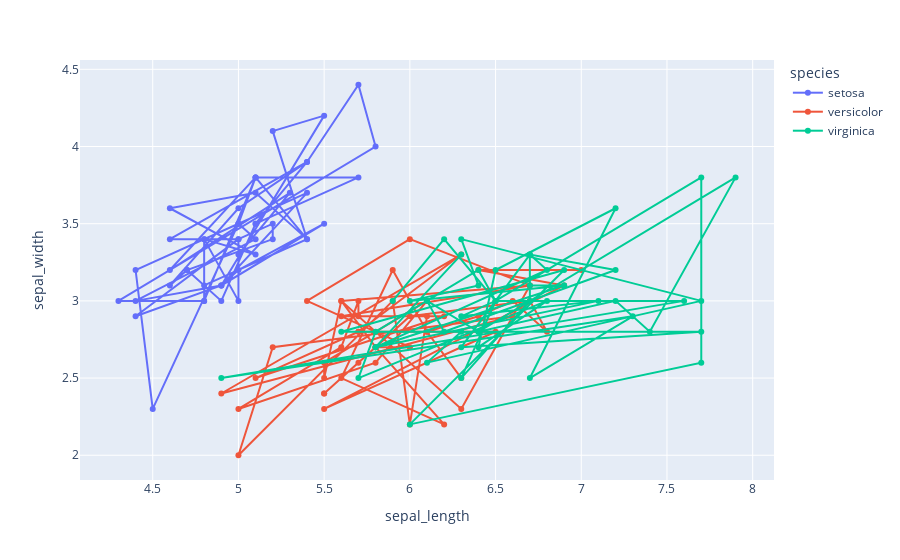

Notebook cell for this chart:
### Code cell
df = px.data.iris()
fig=px.line(df, x='sepal_length', y='sepal_width',
               color='species', markers=True)
fig.show()

### Figure 1 — Plotly figure (JSON) as saved in the notebook; plotly's stock layout.template omitted (floating-point values rounded to 4 significant figures)
{"data": [{"hovertemplate": "species=setosa<br>sepal_length=%{x}<br>sepal_width=%{y}<extra></extra>", "legendgroup": "setosa", "line": {"color": "#636efa", "dash": "solid"}, "marker": {"symbol": "circle"}, "mode": "lines+markers", "name": "setosa", "orientation": "v", "showlegend": true, "type": "scatter", "x": [5.1, 4.9, 4.7, 4.6, 5, 5.4, 4.6, 5, 4.4, 4.9, 5.4, 4.8, 4.8, 4.3, 5.8, 5.7, 5.4, 5.1, 5.7, 5.1, 5.4, 5.1, 4.6, 5.1, 4.8, 5, 5, 5.2, 5.2, 4.7, 4.8, 5.4, 5.2, 5.5, 4.9, 5, 5.5, 4.9, 4.4, 5.1, 5, 4.5, 4.4, 5, 5.1, 4.8, 5.1, 4.6, 5.3, 5], "xaxis": "x", "y": [3.5, 3, 3.2, 3.1, 3.6, 3.9, 3.4, 3.4, 2.9, 3.1, 3.7, 3.4, 3, 3, 4, 4.4, 3.9, 3.5, 3.8, 3.8, 3.4, 3.7, 3.6, 3.3, 3.4, 3, 3.4, 3.5, 3.4, 3.2, 3.1, 3.4, 4.1, 4.2, 3.1, 3.2, 3.5, 3.1, 3, 3.4, 3.5, 2.3, 3.2, 3.5, 3.8, 3, 3.8, 3.2, 3.7, 3.3], "yaxis": "y"}, {"hovertemplate": "species=versicolor<br>sepal_length=%{x}<br>sepal_width=%{y}<extra></extra>", "legendgroup": "versicolor", "line": {"color": "#EF553B", "dash": "solid"}, "marker": {"symbol": "circle"}, "mode": "lines+markers", "name": "versicolor", "orientation": "v", "showlegend": true, "type": "scatter", "x": [7, 6.4, 6.9, 5.5, 6.5, 5.7, 6.3, 4.9, 6.6, 5.2, 5, 5.9, 6, 6.1, 5.6, 6.7, 5.6, 5.8, 6.2, 5.6, 5.9, 6.1, 6.3, 6.1, 6.4, 6.6, 6.8, 6.7, 6, 5.7, 5.5, 5.5, 5.8, 6, 5.4, 6, 6.7, 6.3, 5.6, 5.5, 5.5, 6.1, 5.8, 5, 5.6, 5.7, 5.7, 6.2, 5.1, 5.7], "xaxis": "x", "y": [3.2, 3.2, 3.1, 2.3, 2.8, 2.8, 3.3, 2.4, 2.9, 2.7, 2, 3, 2.2, 2.9, 2.9, 3.1, 3, 2.7, 2.2, 2.5, 3.2, 2.8, 2.5, 2.8, 2.9, 3, 2.8, 3, 2.9, 2.6, 2.4, 2.4, 2.7, 2.7, 3, 3.4, 3.1, 2.3, 3, 2.5, 2.6, 3, 2.6, 2.3, 2.7, 3, 2.9, 2.9, 2.5, 2.8], "yaxis": "y"}, {"hovertemplate": "species=virginica<br>sepal_length=%{x}<br>sepal_width=%{y}<extra></extra>", "legendgroup": "virginica", "line": {"color": "#00cc96", "dash": "solid"}, "marker": {"symbol": "circle"}, "mode": "lines+markers", "name": "virginica", "orientation": "v", "showlegend": true, "type": "scatter", "x": [6.3, 5.8, 7.1, 6.3, 6.5, 7.6, 4.9, 7.3, 6.7, 7.2, 6.5, 6.4, 6.8, 5.7, 5.8, 6.4, 6.5, 7.7, 7.7, 6, 6.9, 5.6, 7.7, 6.3, 6.7, 7.2, 6.2, 6.1, 6.4, 7.2, 7.4, 7.9, 6.4, 6.3, 6.1, 7.7, 6.3, 6.4, 6, 6.9, 6.7, 6.9, 5.8, 6.8, 6.7, 6.7, 6.3, 6.5, 6.2, 5.9], "xaxis": "x", "y": [3.3, 2.7, 3, 2.9, 3, 3, 2.5, 2.9, 2.5, 3.6, 3.2, 2.7, 3, 2.5, 2.8, 3.2, 3, 3.8, 2.6, 2.2, 3.2, 2.8, 2.8, 2.7, 3.3, 3.2, 2.8, 3, 2.8, 3, 2.8, 3.8, 2.8, 2.8, 2.6, 3, 3.4, 3.1, 3, 3.1, 3.1, 3.1, 2.7, 3.2, 3.3, 3, 2.5, 3, 3.4, 3], "yaxis": "y"}], "layout": {"autosize": true, "legend": {"title": {"text": "species"}, "tracegroupgap": 0}, "margin": {"t": 60}, "xaxis": {"anchor": "y", "autorange": true, "domain": [0, 1], "range": [4.081, 8.119], "title": {"text": "sepal_length"}, "type": "linear"}, "yaxis": {"anchor": "x", "autorange": true, "domain": [0, 1], "range": [1.814, 4.586], "title": {"text": "sepal_width"}, "type": "linear"}}}
